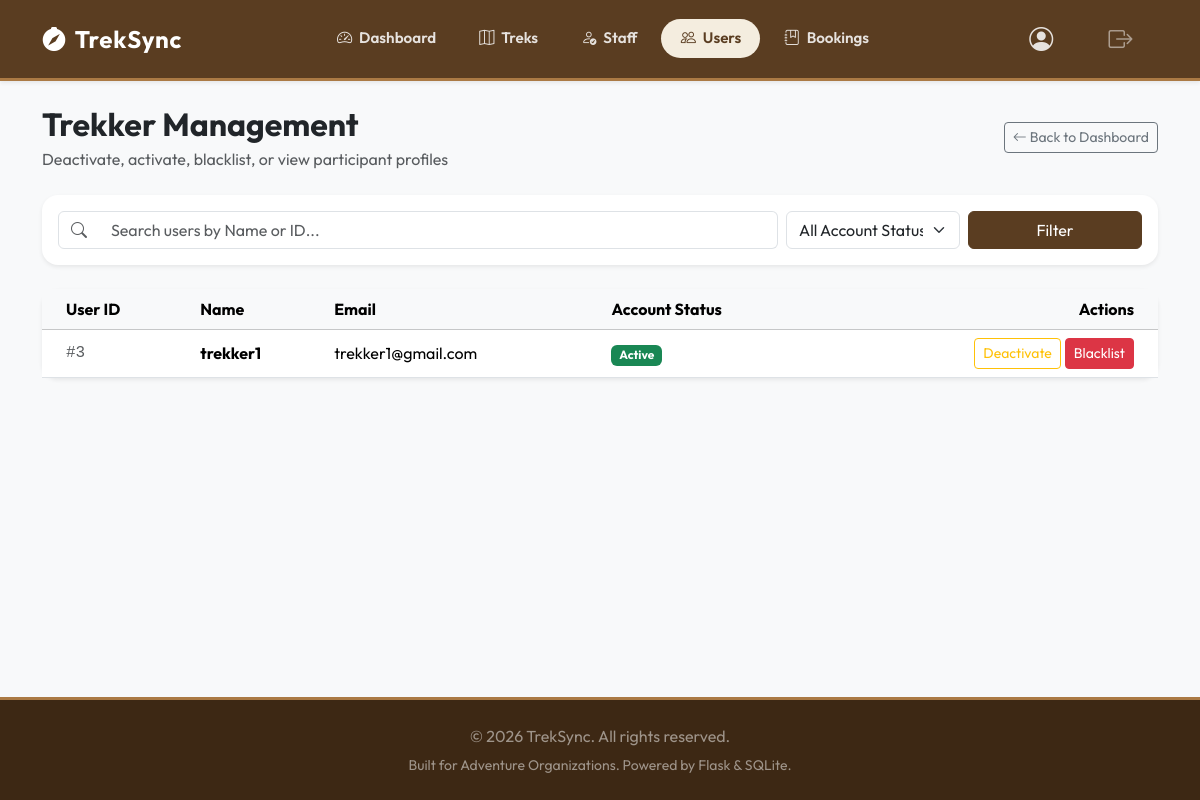
/admin/users (signed in), run on an earlier commit of the app's database.
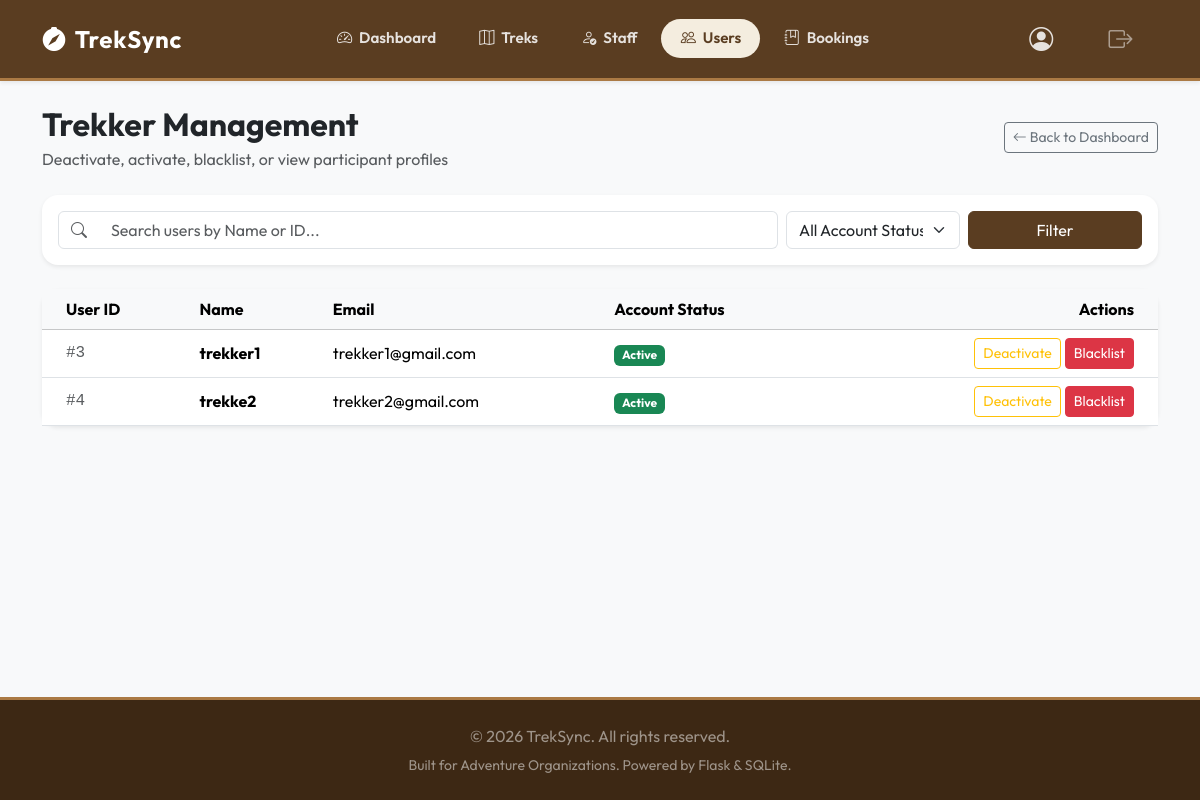
And on a later commit of the database.
### models.py (models this page shows, shortened)
class User(db.Model, UserMixin):
    __tablename__ = 'user'
    id = db.Column(db.Integer, primary_key=True)
    username = db.Column(db.String(80), unique=True, nullable=False)
    email = db.Column(db.String(120), unique=True, nullable=False)
    password_hash = db.Column(db.String(255), nullable=False)
    role = db.Column(db.String(20), nullable=False)  # 'admin', 'staff', 'trekker'
    is_active = db.Column(db.Boolean, default=True)  # Admin can deactivate
    is_blacklisted = db.Column(db.Boolean, default=False)  # Admin can blacklist
    profile = db.relationship('StaffProfile', back_populates='user', uselist=False, cascade="all, delete-orphan")
    bookings = db.relationship('Booking', back_populates='user', cascade="all, delete-orphan")
    assigned_treks = db.relationship('Trek', back_populates='staff', foreign_keys='Trek.staff_id')

### app.py (the view)
@app.route('/admin/users')
@login_required
@admin_required
def admin_users():
    search_query = request.args.get('q', '').strip()
    filter_status = request.args.get('status', '').strip()
    query = User.query.filter_by(role='trekker')
    if search_query:
        if search_query.isdigit():
            query = query.filter((User.username.like(f"%{search_query}%")) | (User.id == int(search_query)))
        else:
            query = query.filter(User.username.like(f"%{search_query}%"))
    if filter_status == 'active':
        query = query.filter(User.is_active == True, User.is_blacklisted == False)
    elif filter_status == 'deactivated':
        query = query.filter(User.is_active == False, User.is_blacklisted == False)
    elif filter_status == 'blacklisted':
        query = query.filter(User.is_blacklisted == True)
    users = query.all()
    return render_template('admin/users.html', users=users, search_query=search_query, filter_status=filter_status)

### app.py (called while the page is built)
@login_manager.user_loader
def load_user(user_id):
    return User.query.get(int(user_id))

def admin_required(f):
    @wraps(f)
    def decorated_function(*args, **kwargs):
        if not current_user.is_authenticated or current_user.role != 'admin':
            flash('Access denied. Admin role required.', 'error')
            return redirect(url_for('home'))
        return f(*args, **kwargs)
    return decorated_function

### templates/admin/users.html (shortened to what the changed rows need)
{% extends "base.html" %}
{% block content %}
<div class="container">
    <div class="d-flex flex-column flex-md-row justify-content-between align-items-md-center gap-3 mb-4">
        <div>
            <h1 class="h2 fw-bold mb-1">Trekker Management</h1>
        </div>
    </div>
    <div class="card border-0 shadow-sm">
        <div class="card-body p-0">
            {% if users %}
                <div class="table-responsive">
                    <table class="table table-hover align-middle mb-0">
                        <thead class="table-light">
                            <tr>
                                <th class="ps-4">User ID</th>
                                <th>Name</th>
                                <th>Email</th>
                                <th>Account Status</th>
                                <th class="text-end pe-4">Actions</th>
                            </tr>
                        </thead>
                        <tbody>
                            {% for user in users %}
                                <tr>
                                    <td class="ps-4 font-monospace text-muted">#{{ user.id }}</td>
                                    <td>
                                        <div class="fw-bold">{{ user.username }}</div>
                                    </td>
                                    <td>{{ user.email }}</td>
                                    <td>
                                        {% if user.is_blacklisted %}
                                            <span class="badge bg-danger">Blacklisted</span>
                                        {% elif not user.is_active %}
                                            <span class="badge bg-secondary">Deactivated</span>
                                        {% else %}
                                            <span class="badge bg-success">Active</span>
                                        {% endif %}
                                    </td>
                                    <td class="text-end pe-4">
                                        <div class="d-flex justify-content-end gap-1">
                                            {% if user.is_active and not user.is_blacklisted %}
                                                <form action="{{ url_for('admin_toggle_user_active', user_id=user.id) }}" method="POST" class="d-inline">
                                                    <button type="submit" class="btn btn-sm btn-outline-warning">Deactivate</button>
                                                </form>
                                                <form action="{{ url_for('admin_blacklist_user', user_id=user.id) }}" method="POST" class="d-inline" onsubmit="return confirm('Blacklist this trekker? They will be locked out and cannot log in.');">
                                                    <button type="submit" class="btn btn-sm btn-danger">Blacklist</button>
                                                </form>
                                            {% elif not user.is_active and not user.is_blacklisted %}
                                                <form action="{{ url_for('admin_toggle_user_active', user_id=user.id) }}" method="POST" class="d-inline">
                                                    <button type="submit" class="btn btn-sm btn-success">Activate</button>
                                                </form>
                                            {% else %}
                                                <form action="{{ url_for('admin_unblacklist_user', user_id=user.id) }}" method="POST" class="d-inline">
                                                    <button type="submit" class="btn btn-sm btn-outline-success">Remove Blacklist</button>
                                                </form>
                                            {% endif %}
                                        </div>
                                    </td>
                                </tr>
                            {% endfor %}
                        </tbody>
                    </table>
                </div>
            {% else %}
                <div class="p-5 text-center text-muted">
                    <i class="bi bi-people fs-1 mb-2 d-block"></i>
                    No users found matching the criteria.
                </div>
            {% endif %}
        </div>
    </div>
</div>
{% endblock %}

What changed in the data, as far as the page shows it:
added User: id "4", username "trekke2", email "trekker2@gmail.com", is_blacklisted "Active"
